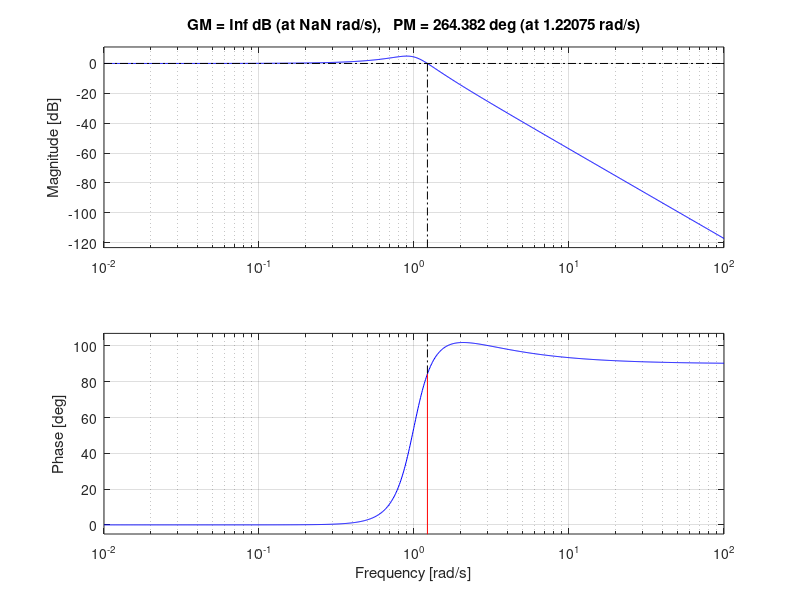
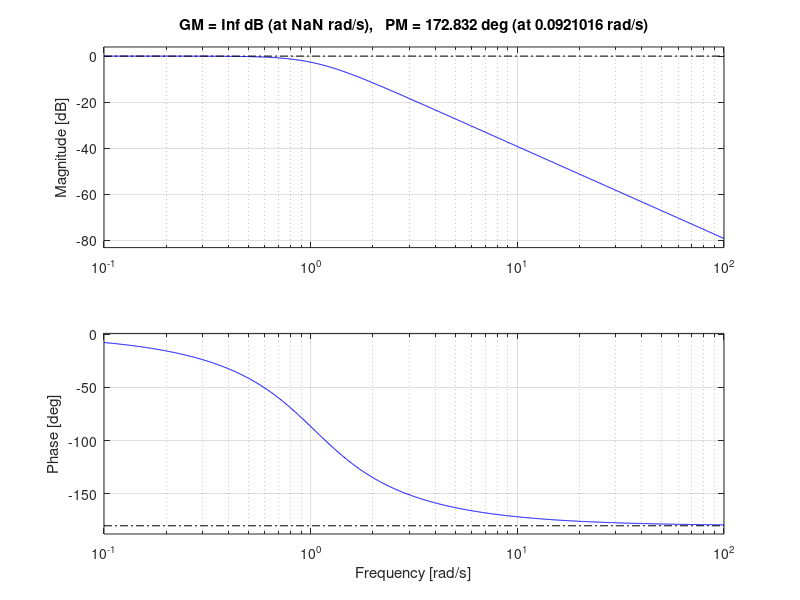
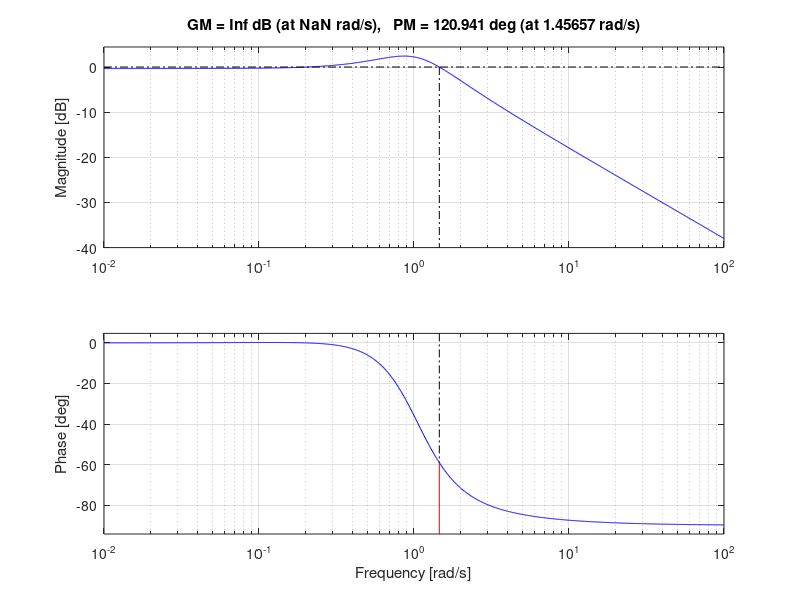

Recreate these plots in MATLAB, in order. (Note: this script raises an error after producing the figures.)
a1 = 2.87;
a2 = -0.65;
kd = 2.153;
kp = -1.67;
ki = 0;


%[0:0.1:0.5];
zeta_chi = 0.606;
omega_chi = 1.04;
g  = 9.81;
Vg = 637/3.6;

kpx = 2*zeta_chi*omega_chi * Vg / g; %2.273;
kix = omega_chi^2*Vg / g; %   0.195;

sys_k = tf([kpx, kix], [1,0]);
sys_g = tf([g],[Vg, 0]);
sys_phi = tf([a2*kp, ki/kp],[1, (a1+a2*kd), (a2*kp), a2*ki]);
sys_chi = tf([2*zeta_chi*omega_chi, omega_chi],[1, 2*zeta_chi*omega_chi, omega_chi*omega_chi]);
sys_tot = sys_phi * sys_g * sys_k
sys_tot_cl = feedback(sys_tot, 1);

figure()
margin(sys_tot_cl)
figure()
margin(sys_phi)
figure()
margin(sys_chi)
rlocus(sys)


[u,t] = gensig('sin',1.3); 

lsim(sys_tot_cl,u,t)


